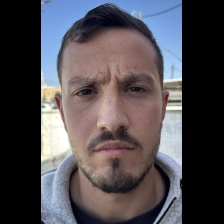
#> input picture yoav_first_code/data/train/omer/IMG_5480.jpg, 224 x 224 px
$ python -i generate_data_for_gate.py   (imports and definitions only)
#> lines starting #> are read from the running program, lines starting #| are printed output that depends on the picture
#> further down, picture is the input picture: shape (224, 224, 3); mean B, G, R 80.6, 75.3, 79
import cv2
import os
import numpy as np
import random
from pathlib import Path
from tqdm import tqdm

# --- CONFIG ---
SOURCE_DIR = r"C:\Users\yoavt\PycharmProjects\final_projact\data\resnet dataset\yoav_omer_befor_generate"
ROOT_DIR = r"C:\Users\yoavt\PycharmProjects\final_projact\data\resnet dataset\omer _yoav_after_generate_data"
TARGET_SIZE = 224
NUM_IMAGES_TO_USE = 200
TRAIN_RATIO = 1.0


# [80 lines left out: functions create_gate_folders, smart_resize, letterbox_resize, make_webcam_noise, make_low_res, not called in this run]


def make_low_light(img):
    """
    Focuses on underexposure safely by manipulating the V channel.
    Prevents the red color shift and maintains realistic skin tones.
    """
    # 1. Convert to HSV FIRST so we can isolate brightness
    hsv = cv2.cvtColor(img, cv2.COLOR_BGR2HSV)
#> hsv: shape (224, 224, 3); mean H, S, V 43.9, 56, 91.3
    h, s, v = cv2.split(hsv)
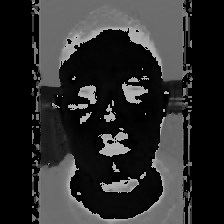
#> h: shape (224, 224); min 0, max 179, mean 43.9
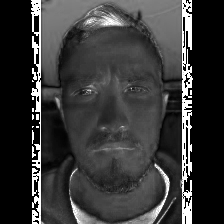
#> s: shape (224, 224); min 0, max 255, mean 56
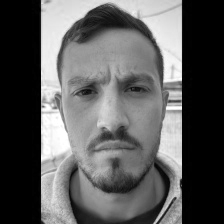
#> v: shape (224, 224); min 0, max 255, mean 91.3

    # 2. Apply Gamma heavily, but ONLY to the V channel
    gamma = random.uniform(2.0, 4.0)
    look_up_table = np.array([((i / 255.0) ** gamma) * 255 for i in np.arange(0, 256)]).astype("uint8")
    v_dark = cv2.LUT(v, look_up_table)
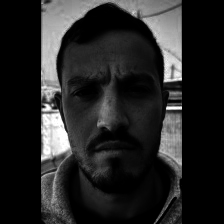
#> v_dark: shape (224, 224); min 0, max 255, mean 37.7

    # 3. Add Realistic Lens Softness (Subtle blur to the dark image)
    if random.random() > 0.5:
        v_dark = cv2.GaussianBlur(v_dark, (5, 5), 0)
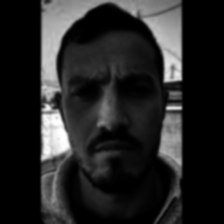
#> v_dark: shape (224, 224); min 0, max 255, mean 37.7

    # 4. Add sensor grain/noise
    noise = np.random.normal(0, random.uniform(1, 3), v_dark.shape).astype(np.int16)
    v_noisy = np.clip(v_dark.astype(np.int16) + noise, 0, 255).astype(np.uint8)

    # 5. Merge the original colors back with the newly darkened brightness
    return cv2.cvtColor(cv2.merge([h, s, v_noisy]), cv2.COLOR_HSV2BGR)
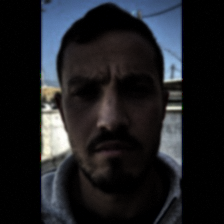
#> returned value: shape (224, 224, 3); mean B, G, R 35.1, 31.4, 30.1


# [60 lines left out: functions make_motion_blur, generate, not called in this run]


# [2 lines not run here, left out]

>>> import cv2
>>> picture = cv2.imread('../../yoav_first_code/data/train/omer/IMG_5480.jpg')
>>> result = make_low_light(picture)

$ run again, on yoav_first_code/data/train/other/00244.png
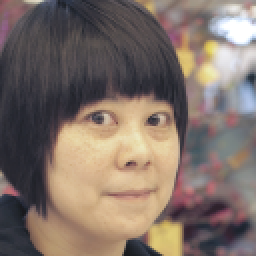
#> input picture yoav_first_code/data/train/other/00244.png, 128 x 128 px (shown 2 times larger)
#> picture is the input picture: shape (128, 128, 3); mean B, G, R 104.3, 112.5, 127.3
#> hsv: shape (128, 128, 3); mean H, S, V 81.3, 52.7, 130.5
#> in make_low_light, `h, s, v = cv2.split(hsv)`:
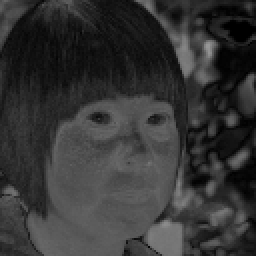
#> s: shape (128, 128) (shown 2 times larger); min 0, max 151, mean 52.7
#> in make_low_light, `return cv2.cvtColor(cv2.merge([h, s, v_noisy]), cv2.COLOR_HSV2BGR)`:
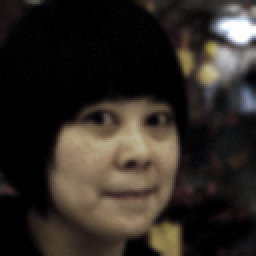
#> returned value: shape (128, 128, 3) (shown 2 times larger); mean B, G, R 35.4, 41.3, 47.3

$ run again, on yoav_first_code/data/train/other/00259.png
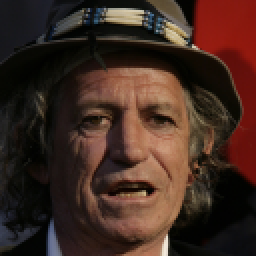
#> input picture yoav_first_code/data/train/other/00259.png, 128 x 128 px (shown 2 times larger)
#> picture is the input picture: shape (128, 128, 3); mean B, G, R 33, 42, 64.8
#> hsv: shape (128, 128, 3); mean H, S, V 29.4, 121.6, 65.8
#> in make_low_light, `h, s, v = cv2.split(hsv)`:
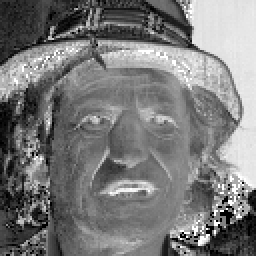
#> s: shape (128, 128) (shown 2 times larger); min 0, max 255, mean 121.6
#> in make_low_light, `return cv2.cvtColor(cv2.merge([h, s, v_noisy]), cv2.COLOR_HSV2BGR)`:
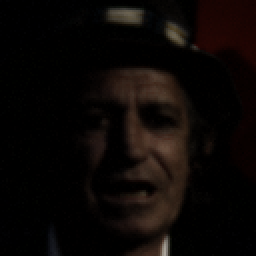
#> returned value: shape (128, 128, 3) (shown 2 times larger); mean B, G, R 5.5, 7.3, 11.5
